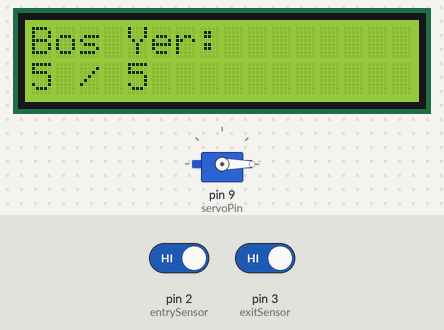
Simulated run of this sketch. Board: Arduino Uno, built with avr-gcc and run on an emulated ATmega328P. Parts: servo, 16×2 character LCD. The inputs (shaded band) are chosen by the test bench; at power-on: pin 2 (entrySensor) HIGH, pin 3 (exitSensor) HIGH.

Above: at 2.2 s.
2.3 s: pin 2 (entrySensor) driven LOW
At 3.3 s:
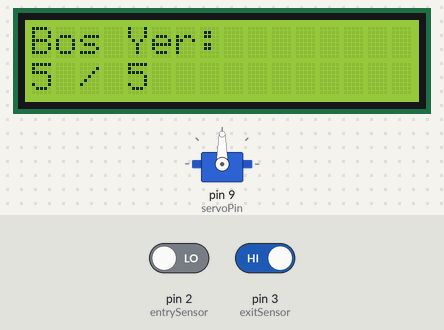
3.8 s: pin 2 (entrySensor) driven HIGH
At 4.3 s:
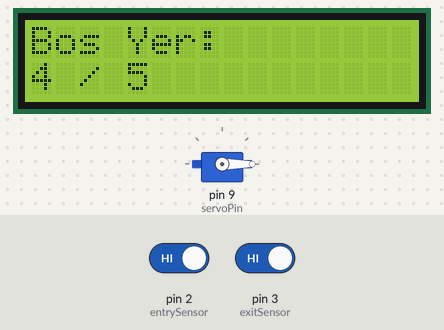
5.3 s: pin 3 (exitSensor) driven LOW
At 6.5 s:
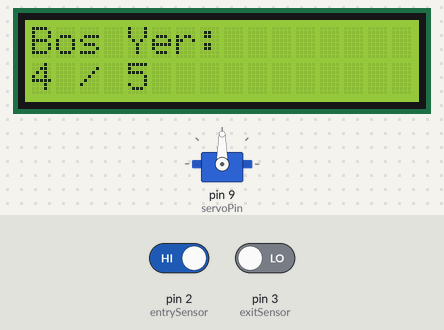
6.8 s: pin 3 (exitSensor) driven HIGH
At 7.6 s:
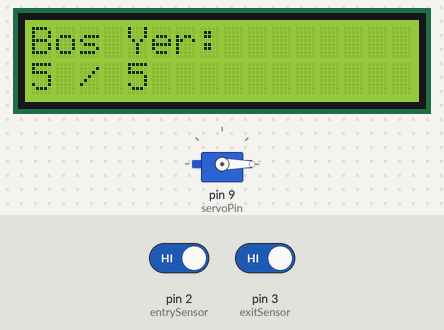
Timing chart, 0 to 9.3 s (numbered marks = the images above; inputs shaded):
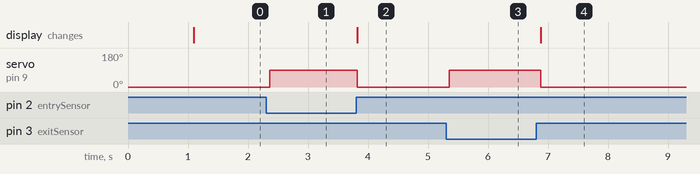

The sketch:

otopark.ino
```cpp
#include <Wire.h>
#include <LiquidCrystal_I2C.h>
#include <Servo.h>

LiquidCrystal_I2C lcd(0x27,16,2);

const int entrySensor = 2;
const int exitSensor  = 3;

Servo barrier;
const int servoPin = 9;

int totalSlots = 5;
int emptySlots = 5;

bool entryActive = false;
bool exitActive  = false;

// sensör debounce için
unsigned long lastEntryTime = 0;
unsigned long lastExitTime  = 0;
const unsigned long debounceDelay = 200; // ms

void setup() {
  pinMode(entrySensor, INPUT);
  pinMode(exitSensor, INPUT);

  barrier.attach(servoPin);
  barrier.write(0);

  lcd.init();
  lcd.backlight();

  lcd.setCursor(0,0);
  lcd.print("Hosgeldiniz");
  delay(1000);
  lcd.clear();
}

void openBarrier() {
  barrier.write(90);
}

void closeBarrier() {
  barrier.write(0);
}

void loop() {
  int entryState = digitalRead(entrySensor);
  int exitState  = digitalRead(exitSensor);
  unsigned long currentTime = millis();

  // ===== GİRİŞ =====
  if (!entryActive && entryState == LOW && emptySlots > 0 && (currentTime - lastEntryTime > debounceDelay)) {
    openBarrier();
    entryActive = true;
  }

  if (entryActive && entryState == HIGH) {
    emptySlots--;
    closeBarrier();
    entryActive = false;
    lastEntryTime = currentTime;
  }

  // ===== ÇIKIŞ =====
  if (!exitActive && exitState == LOW && emptySlots < totalSlots && (currentTime - lastExitTime > debounceDelay)) {
    openBarrier();
    exitActive = true;
  }

  if (exitActive && exitState == HIGH) {
    emptySlots++;
    closeBarrier();
    exitActive = false;
    lastExitTime = currentTime;
  }

  // ===== LCD =====
  lcd.setCursor(0,0);
  lcd.print("Bos Yer:");

  lcd.setCursor(0,1);
  lcd.print(emptySlots);
  lcd.print(" / ");
  lcd.print(totalSlots);
  lcd.print("   "); // Eski değerleri temizlemek için

  delay(50);
}
```

Measured:
- after the input at 2.3 s, servo on pin 9 (servoPin): 0° → 90° after 0.06 s
- after the input at 3.8 s, servo on pin 9 (servoPin): 90° → 0° at once; the display: changes at once (image 2)
- after the input at 5.3 s, servo on pin 9 (servoPin): 0° → 90° after 0.05 s
- after the input at 6.8 s, servo on pin 9 (servoPin): 90° → 0° after 0.08 s; the display: changes after 0.08 s (image 4)
